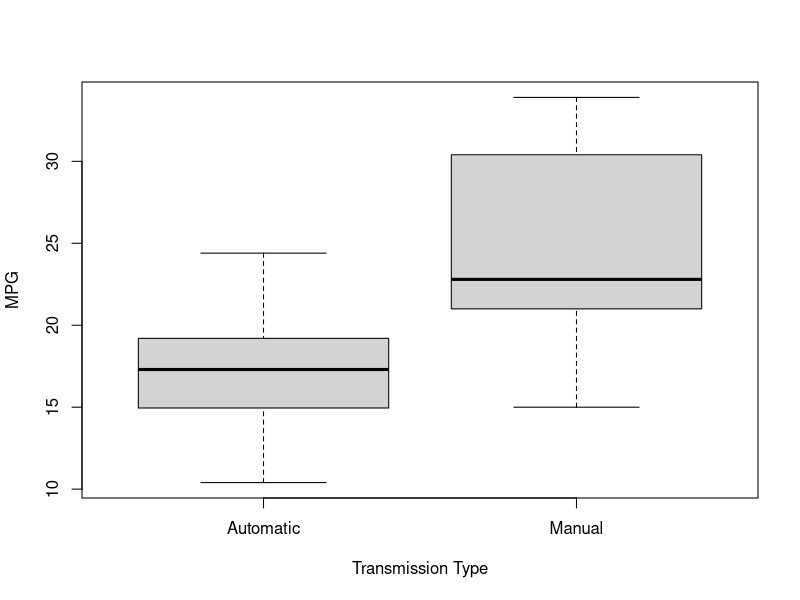
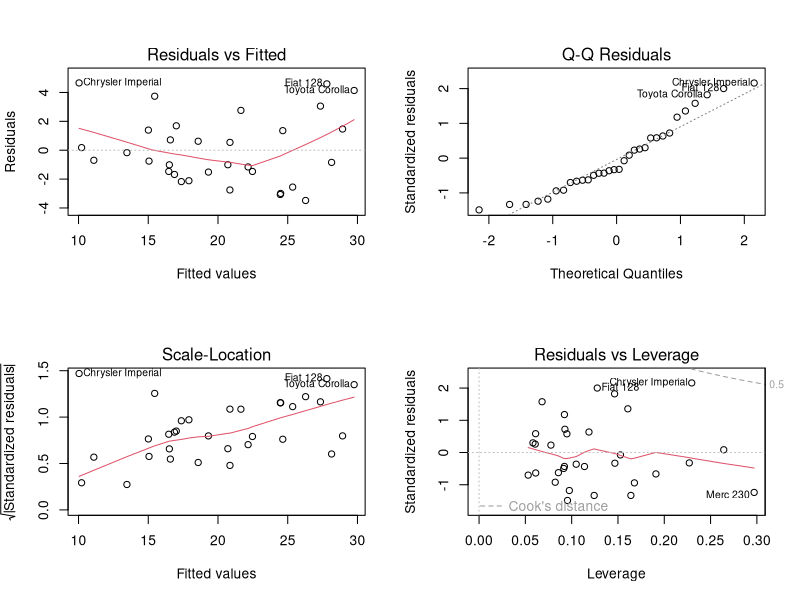

The R script that drew these images, in order:
## ---- chunk 1
library(dplyr)
library(car)
data(mtcars)
mtcars$am<-as.factor(mtcars$am)
## ---- chunk 2
mpgdata<-select(mtcars, c("mpg","am"))
levels(mpgdata$am) <- c("Automatic", "Manual")
plot(x=mpgdata$am, y=mpgdata$mpg, ylab = "MPG", xlab = "Transmission Type")
## ---- chunk 3
summary(lm(data=mpgdata, mpg~.))$coeff
summary(lm(data=mpgdata, mpg~.))$r.squared
## ---- chunk 4
fit<-lm(data=mtcars, mpg~.)
vif(fit)
## ---- chunk 5
betterFit<-step(lm(data = mtcars, mpg ~ .), trace=0)
summary(betterFit)
## ---- chunk 6
par(mfrow = c(2,2))
plot(betterFit)
